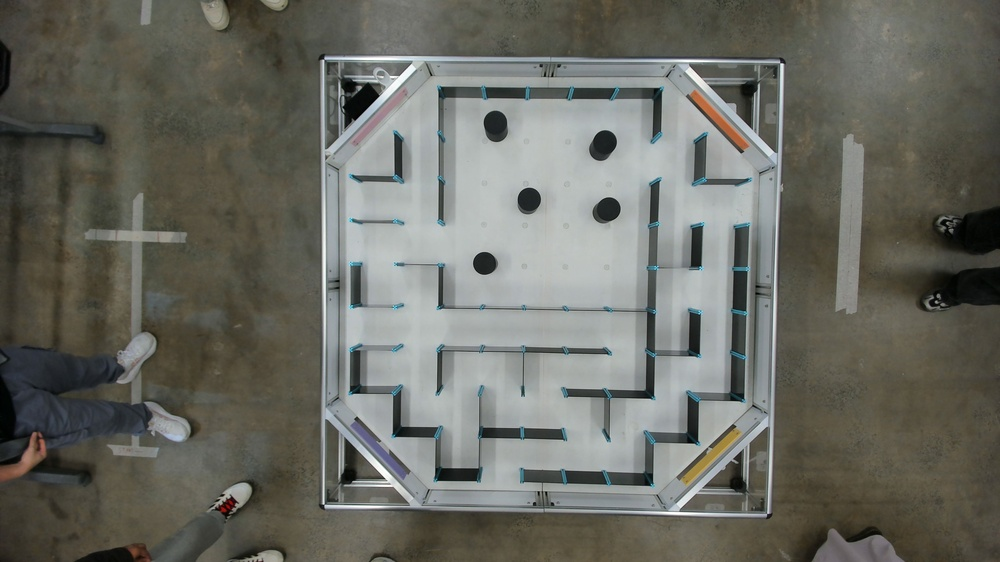
#> input picture test3.jpg, 1000 x 562 px, shrunk from 3840 x 2160 before the run
$ python pathPlanning.py
#> lines starting #> are read from the running program, lines starting #| are printed output that depends on the picture; after the words box and inside, x2 and y2 are one past the last pixel; in counts of white or black regions, pixels touching at a corner belong together
import cv2
import numpy as np
import json
import os
import sys
import subprocess
from collections import deque


def open_image(path):
    path = os.path.abspath(path)
    try:
        if sys.platform.startswith("win"):
            os.startfile(path)
        elif sys.platform == "darwin":
            subprocess.run(["open", path], check=False)
        else:
            subprocess.run(["xdg-open", path], check=False)
    except Exception as e:
        print(f"(Could not auto-open {path}: {e}. Open it manually.)")

IMAGE_PATH   = "test3.jpg"
START_CELL   = (9, 6)
GOAL_CELL    = (5, 0)
START_HEADING = "S"

OUTPUT_PREFIX = "maze_run"

def load_and_crop(image_path):
    img = cv2.imread(image_path)
    if img is None:
        raise FileNotFoundError(f"Could not read image: {image_path}")
    gray = cv2.cvtColor(img, cv2.COLOR_BGR2GRAY)
    _, bright = cv2.threshold(gray, 140, 255, cv2.THRESH_BINARY)
    contours, _ = cv2.findContours(bright, cv2.RETR_EXTERNAL, cv2.CHAIN_APPROX_SIMPLE)
    contours = sorted(contours, key=cv2.contourArea, reverse=True)
    x, y, w, h = cv2.boundingRect(contours[0])
    crop = img[y:y + h, x:x + w]
    return crop

def detect_grid(crop):
    b, g, r = cv2.split(crop.astype(int))
    teal_mask = ((b > 110) & (g > 110) & (r < g - 15) & (r < b - 15)).astype(np.uint8) * 255
    kernel = np.ones((9, 9), np.uint8)
    teal_mask = cv2.dilate(teal_mask, kernel, iterations=1)
    n, labels, stats, centroids = cv2.connectedComponentsWithStats(teal_mask)
    pts = centroids[1:]
    if len(pts) < 8:
        raise RuntimeError("Not enough grid markers detected - check lighting/colour thresholds.")

    # rough initial spacing estimate from 1D clustering
    def cluster_1d(vals, gap=30):
        vals = np.sort(vals)
        clusters, cur = [], [vals[0]]
        for v in vals[1:]:
            if v - cur[-1] > gap:
                clusters.append(cur); cur = [v]
            else:
                cur.append(v)
        clusters.append(cur)
        return [np.mean(c) for c in clusters]

    xc = cluster_1d(pts[:, 0])
    yc = cluster_1d(pts[:, 1])
    x0, dx = xc[0], np.mean(np.diff(xc))
    y0, dy = yc[0], np.mean(np.diff(yc))
    N = max(len(xc), len(yc))  # nodes per side

    for _ in range(5):
        col_idx = np.round((pts[:, 0] - x0) / dx).astype(int)
        row_idx = np.round((pts[:, 1] - y0) / dy).astype(int)
        A = np.vstack([col_idx, np.ones(len(col_idx))]).T
        dx, x0 = np.linalg.lstsq(A, pts[:, 0], rcond=None)[0]
        A2 = np.vstack([row_idx, np.ones(len(row_idx))]).T
        dy, y0 = np.linalg.lstsq(A2, pts[:, 1], rcond=None)[0]
        resid = np.sqrt((pts[:, 0] - (x0 + dx * col_idx)) ** 2 +
                         (pts[:, 1] - (y0 + dy * row_idx)) ** 2)
        pts = pts[resid < 10]

    return x0, dx, y0, dy, N

# Dectecting walls
def node(x0, dx, y0, dy, i, j):
    return (x0 + i * dx, y0 + j * dy)


def is_wall(gray, p1, p2, thresh=130, frac=0.5, perp_win=15):
    x1, y1 = p1
    x2, y2 = p2
    length = np.hypot(x2 - x1, y2 - y1)
    if length == 0:
        return False
    ux, uy = (x2 - x1) / length, (y2 - y1) / length
    px, py = -uy, ux
    dark = total = 0
    for t in np.linspace(0.12, 0.88, 25):
        x, y = x1 + (x2 - x1) * t, y1 + (y2 - y1) * t
        vals = []
        for off in range(-perp_win, perp_win + 1):
            xi, yi = int(round(x + px * off)), int(round(y + py * off))
            if 0 <= yi < gray.shape[0] and 0 <= xi < gray.shape[1]:
                vals.append(gray[yi, xi])
        if vals:
            total += 1
            if min(vals) < thresh:
                dark += 1
    return total > 0 and (dark / total) >= frac


def detect_walls(crop, x0, dx, y0, dy, N):
    gray = cv2.cvtColor(crop, cv2.COLOR_BGR2GRAY)
    h_edges, v_edges = {}, {}
    for j in range(N):
        for i in range(N - 1):
            h_edges[(i, j)] = is_wall(gray, node(x0, dx, y0, dy, i, j),
                                       node(x0, dx, y0, dy, i + 1, j))
    for j in range(N - 1):
        for i in range(N):
            v_edges[(i, j)] = is_wall(gray, node(x0, dx, y0, dy, i, j),
                                       node(x0, dx, y0, dy, i, j + 1))
    return h_edges, v_edges


# Building the graph
def blocked(h_edges, v_edges, r, c, direction, ncells):
    if direction == "N":
        if r == 0:
            return True
        return h_edges.get((c, r), True)
    if direction == "S":
        if r == ncells - 1:
            return True
        return h_edges.get((c, r + 1), True)
    if direction == "E":
        if c == ncells - 1:
            return True
        return v_edges.get((c + 1, r), True)
    if direction == "W":
        if c == 0:
            return True
        return v_edges.get((c, r), True)
    raise ValueError(direction)


DIRS = {"N": (-1, 0), "S": (1, 0), "E": (0, 1), "W": (0, -1)}


def bfs(h_edges, v_edges, start, goal, ncells):
    q = deque([start])
    visited = {start: None}
    while q:
        cur = q.popleft()
        if cur == goal:
            break
        r, c = cur
        for d, (dr, dc) in DIRS.items():
            if blocked(h_edges, v_edges, r, c, d, ncells):
                continue
            nxt = (r + dr, c + dc)
            if nxt not in visited:
                visited[nxt] = cur
                q.append(nxt)
    if goal not in visited:
        return None
    path = [goal]
    while path[-1] != start:
        path.append(visited[path[-1]])
    path.reverse()
    return path

TURN_ORDER = ["N", "E", "S", "W"]  # clockwise order


# [18 lines left out: function path_to_commands, not called in this run]

def save_overlay(crop, x0, dx, y0, dy, N, h_edges, v_edges, path, out_path):
    overlay = crop.copy()

    def nd(i, j):
        return (int(x0 + i * dx), int(y0 + j * dy))

    for (i, j), val in h_edges.items():
        if val:
            cv2.line(overlay, nd(i, j), nd(i + 1, j), (0, 0, 255), 3)
    for (i, j), val in v_edges.items():
        if val:
            cv2.line(overlay, nd(i, j), nd(i, j + 1), (0, 255, 0), 3)

    if path:
        pts = [nd(c + 0.5, r + 0.5) for r, c in path]
        for p1, p2 in zip(pts, pts[1:]):
            cv2.line(overlay, p1, p2, (255, 0, 255), 4)
        cv2.circle(overlay, pts[0], 10, (0, 200, 0), -1)
        cv2.circle(overlay, pts[-1], 10, (0, 0, 200), -1)

    cv2.imwrite(out_path, overlay)

def main():
    crop = load_and_crop(IMAGE_PATH)
#> in load_and_crop, img is the input picture: shape (562, 1000, 3); mean B, G, R 98.7, 106.5, 105.8
#> in load_and_crop, `_, bright = cv2.threshold(gray, 140, 255, cv2.THRESH_BINARY)`:
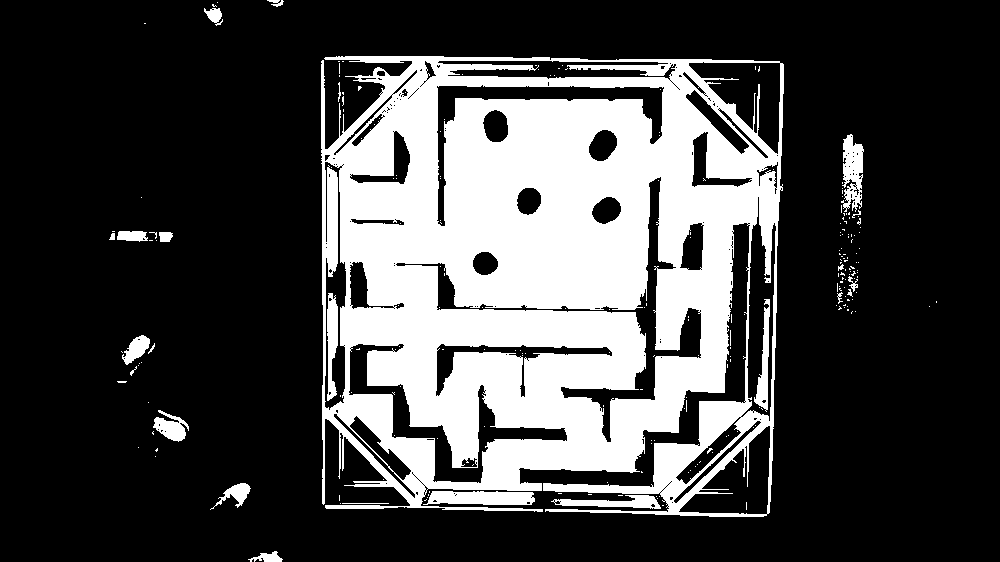
#> bright: shape (562, 1000); 26.9% white; 233 white regions (209 under 20 px)
#> in load_and_crop, `contours, _ = cv2.findContours(bright, cv2.RETR_EXTERNAL, cv2.CHAIN_AP..`: contours = 149 contours, 135 with area under 20; largest, box (x1, y1, x2, y2) and area: (321, 56, 784, 517) 186407, (423, 491, 535, 505) 1208, (841, 134, 864, 212) 1021, (551, 495, 661, 509) 700, (153, 410, 189, 442) 539
#> in load_and_crop, `x, y, w, h = cv2.boundingRect(contours[0])`: x = 321; y = 56; w = 463; h = 461

    # Save the input photo (cropped to the board) FIRST, unconditionally,
    # so you always have something to show even if detection/solving fails.
    input_path = f"{OUTPUT_PREFIX}_input.png"
    cv2.imwrite(input_path, crop)

    x0, dx, y0, dy, N = detect_grid(crop)
#> in detect_grid, `b, g, r = cv2.split(crop.astype(int))`:
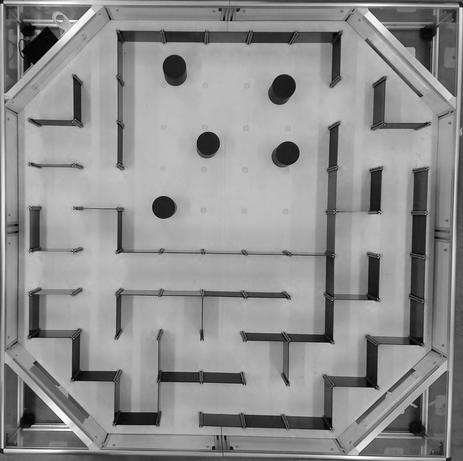
#> r: shape (461, 463) int32; min 0, max 255, mean 143.1
#> in detect_grid, `teal_mask = cv2.dilate(teal_mask, kernel, iterations=1)`:
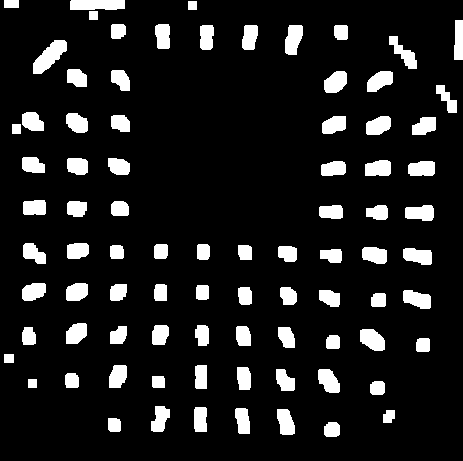
#> teal_mask: shape (461, 463); 11.2% white; 84 white regions, largest, box (x1, y1, x2, y2) and area: (33, 40, 67, 74) 608, (70, 0, 125, 10) 531, (285, 25, 303, 55) 418
#> in detect_grid, `n, labels, stats, centroids = cv2.connectedComponentsWithStats(teal_ma..`:
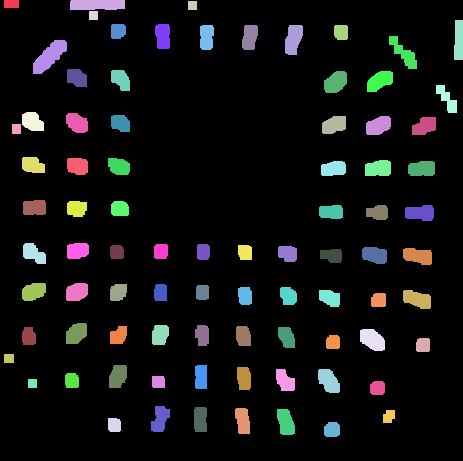
#> labels: shape (461, 463) int32; 85 distinct labels, from 0 to 84; one colour per label, 0 black
#> in detect_grid, `n, labels, stats, centroids = cv2.connectedComponentsWithStats(teal_ma..`: n = 85; stats = 85 rows, first 6: [0, 0, 463, 461, 189577], [4, 0, 15, 8, 120], [70, 0, 55, 10, 531], [188, 1, 9, 9, 81], [89, 11, 9, 9, 81], [454, 20, 9, 40, 335]; centroids = 85 pairs, first value 8.5 to 458.3, second value 3.5 to 429.3
#> in detect_grid, `pts = centroids[1:]`: pts = 84 pairs, first value 8.5 to 458.3, second value 3.5 to 429.3
#> in cluster_1d, `vals = np.sort(vals)`: vals = 84 values from 8.5 to 458.3
#> in cluster_1d, `clusters, cur = [], [vals[0]]`: clusters = []; cur = [8.5]
#> the loop in cluster_1d, `for v in vals[1:]:` made 83 passes
#> v on passes 31, 44, 50, 56: 158, 242.4, 284.5, 328.3
#> after the loop in cluster_1d, `for v in vals[1:]:`: clusters = 5 items; cur = [372, 374.4, 377.1, 377.5, 378, 378, 378.3, 379.3, 388.5, 403.3, 416.9, 417.7, 419.9, 421.5, 422.7, 424.1, 446.6, 458.3]
#> in detect_grid, `xc = cluster_1d(pts[:, 0])`: xc = [73.78, 182, 244.6, 287.4, 332.7, 401.9]
#> the loop in cluster_1d (call 2), `for v in vals[1:]:` made 83 passes
#> v on passes 25, 31, 37, 47, 57: 164.8, 207.2, 250.3, 291.2, 333
#> in detect_grid, `yc = cluster_1d(pts[:, 1])`: yc = [67.01, 166.8, 210, 252.8, 294.6, 374.2]
#> in detect_grid, `x0, dx = xc[0], np.mean(np.diff(xc))`: x0 = 73.78; dx = 65.62
#> in detect_grid, `y0, dy = yc[0], np.mean(np.diff(yc))`: y0 = 67.01; dy = 61.43
#> in detect_grid, `N = max(len(xc), len(yc))`: N = 6
#> the loop in detect_grid, `for _ in range(5):` made 5 passes
#> (dx, x0, dy, y0) on passes 1 to 5: (62.84, 78.48, 60.81, 67.23), (63.55, 76.54, 61.99, 64.85), (63.55, 76.54, 61.99, 64.85), (63.55, 76.54, 61.99, 64.85), (63.55, 76.54, 61.99, 64.85)
#> after the loop in detect_grid, `for _ in range(5):`: pts = [[11, 3.5], [76.59, 122.5], [333.8, 124.5], [16, 128.5], [77.12, 250.3], [202.9, 251.4], [331.5, 255.1], [200.6, 376.5], [328.3, 380.5], [331.6, 429.3]]
#> x0 = 76.54; dx = 63.55; y0 = 64.85; dy = 61.99; N = 6
    ncells = N - 1
#> ncells = 5
    print(f"Detected grid: {N}x{N} nodes -> {ncells}x{ncells} cells")
#| Detected grid: 6x6 nodes -> 5x5 cells

    h_edges, v_edges = detect_walls(crop, x0, dx, y0, dy, N)
#> the loop in detect_walls, `for j in range(N):` made 6 passes
#> after the loop in detect_walls, `for j in range(N):`: h_edges = 30 items
#> the loop in detect_walls, `for j in range(N - 1):` made 5 passes

    path = bfs(h_edges, v_edges, START_CELL, GOAL_CELL, ncells)

    overlay_path = f"{OUTPUT_PREFIX}_overlay.png"
    save_overlay(crop, x0, dx, y0, dy, N, h_edges, v_edges, path, overlay_path)
#> the loop in save_overlay, `for (i, j), val in h_edges.items():` made 30 passes
#> (i, j, val) on passes 6 to 13: (0, 1, False), (1, 1, False), (2, 1, False), (3, 1, False), (4, 1, False), (0, 2, False), (1, 2, False), (2, 2, False)
#> after the loop in save_overlay, `for (i, j), val in h_edges.items():`:
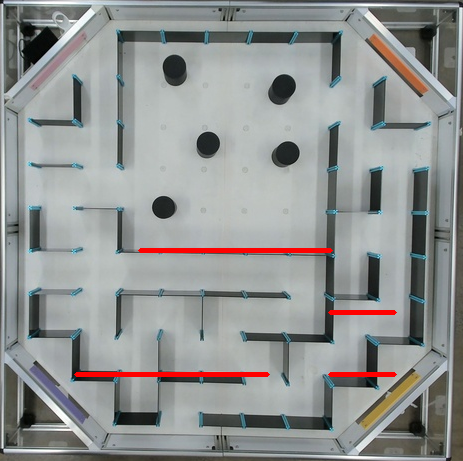
#> overlay: shape (461, 463, 3); mean B, G, R 145.9, 147.1, 144.7
#> the loop in save_overlay, `for (i, j), val in v_edges.items():` made 30 passes
#> after the loop in save_overlay, `for (i, j), val in v_edges.items():`:
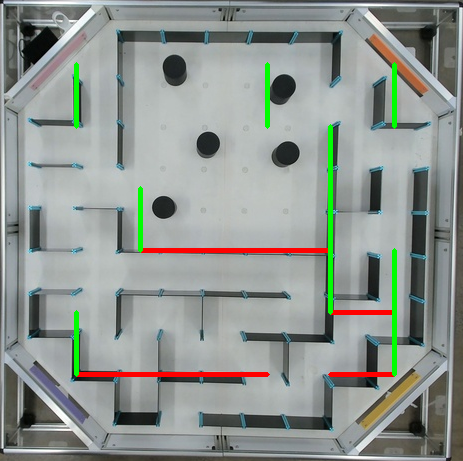
#> overlay: shape (461, 463, 3); 1.5% of pixels changed, all inside (x1, y1, x2, y2) = (74, 62, 397, 377)

    # Combined ss
    combined_path = f"{OUTPUT_PREFIX}_input_vs_output.png"
    out_img = cv2.imread(overlay_path)
    combined = cv2.hconcat([crop, out_img])
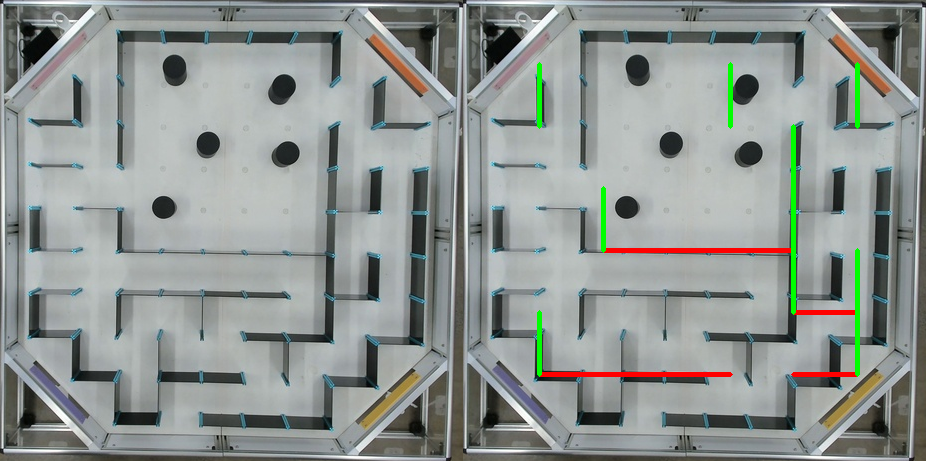
#> combined: shape (461, 926, 3); mean B, G, R 145.8, 148.9, 143
    cv2.imwrite(combined_path, combined)

    if path is None:
        print("NO PATH FOUND between", START_CELL, "and", GOAL_CELL)
        print(f"Saved anyway:\n  {os.path.abspath(input_path)}\n  {os.path.abspath(overlay_path)}\n  {os.path.abspath(combined_path)}")
        print("(check START_CELL/GOAL_CELL are valid, walkable cells)")
        open_image(combined_path)
        return

    commands = path_to_commands(path, START_HEADING)

    print("\nCell path:", path)
    print("\nCommand sequence:")
    print(",".join(commands))

    result_path = f"{OUTPUT_PREFIX}_result.json"
    json.dump({
        "grid_cells": ncells,
        "start": START_CELL, "goal": GOAL_CELL,
        "path": path, "commands": commands,
    }, open(result_path, "w"), indent=2)

    print("\nSaved:")
    for p in (input_path, overlay_path, combined_path, result_path):
        print(" ", os.path.abspath(p))

    open_image(combined_path)


if __name__ == "__main__":
    main()
